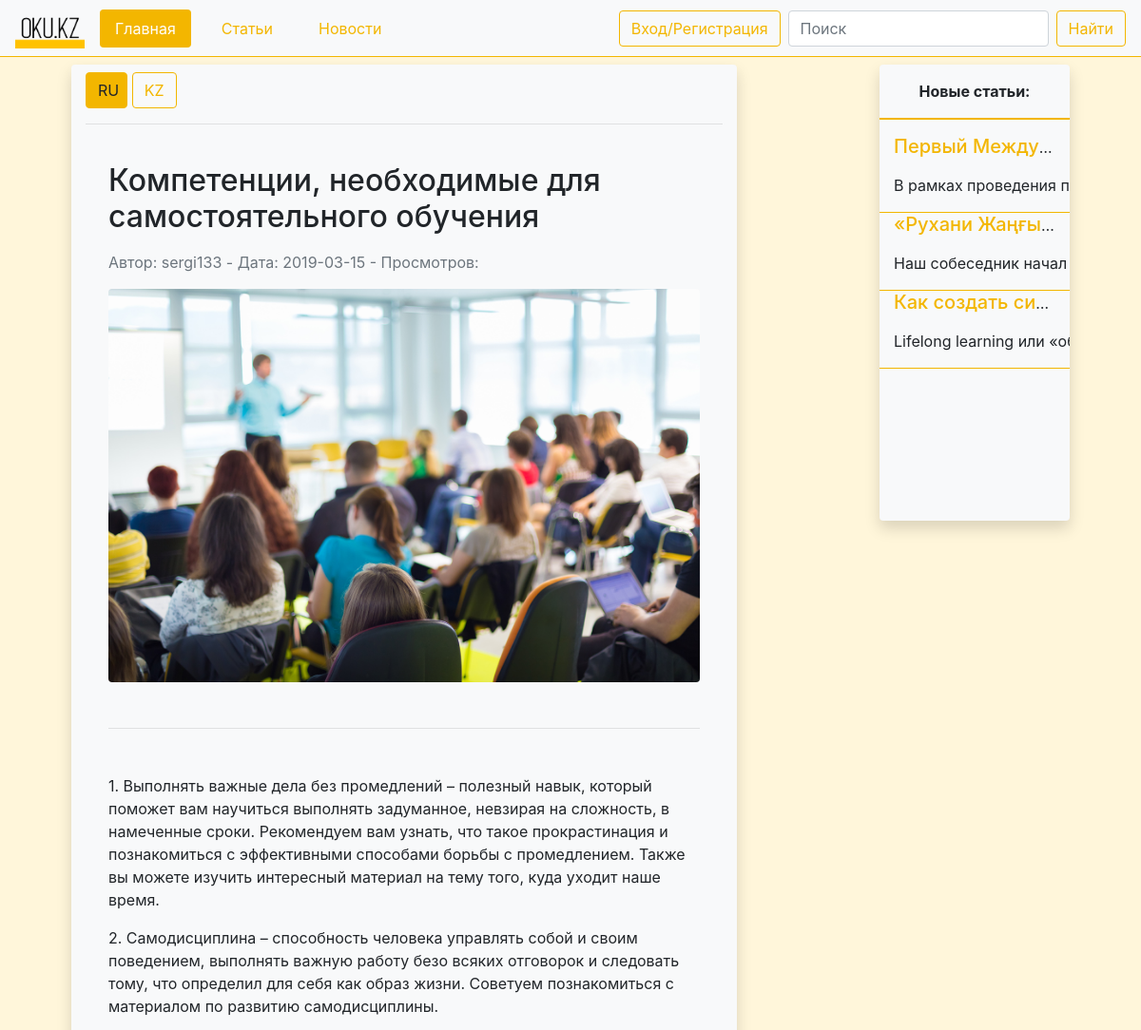
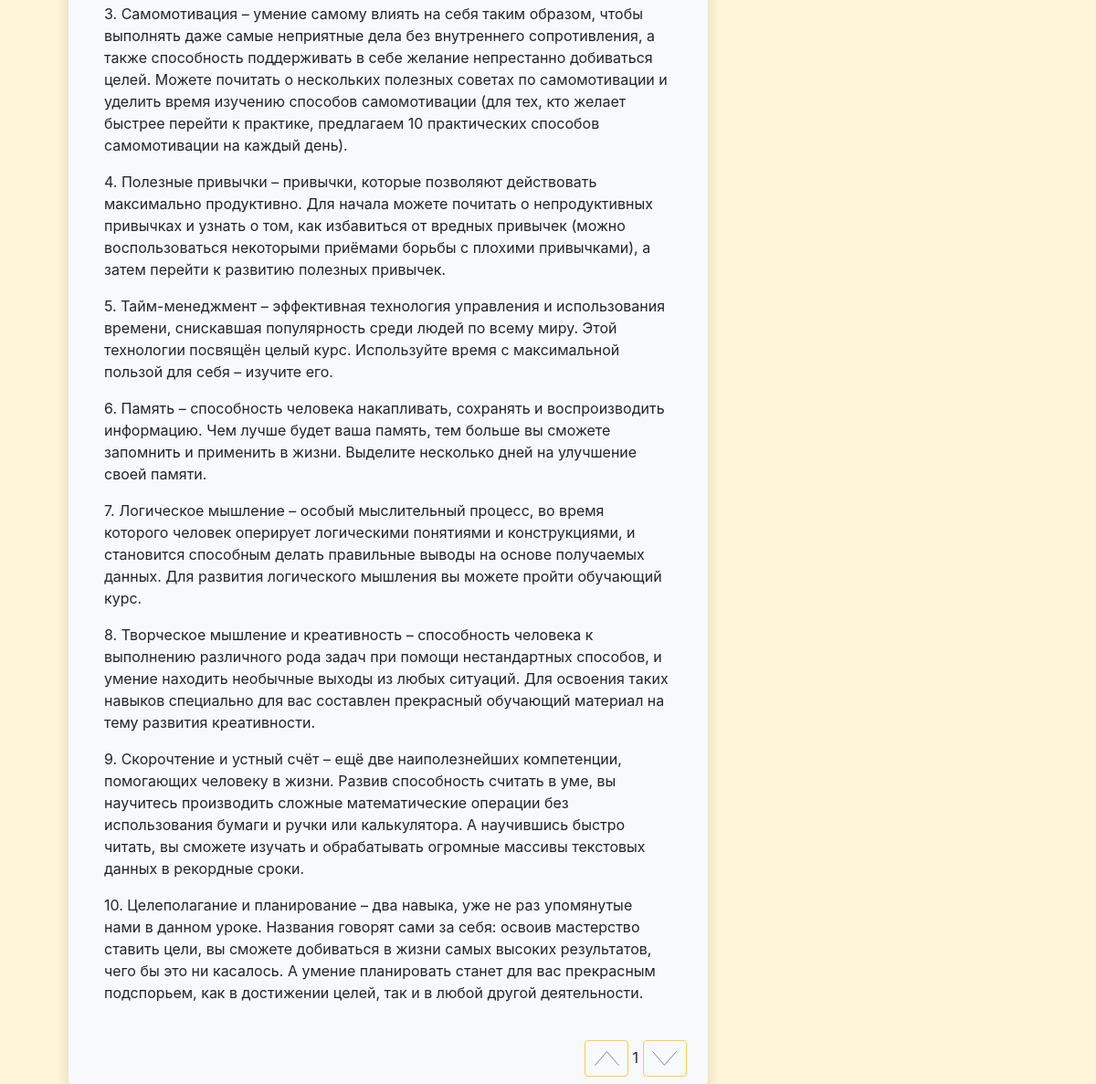
The page /article_blank.php?id=16 on the database its author committed (2 pictures, top to bottom).
### tables this page shows
CREATE TABLE `article` (
  `ID` int(11) NOT NULL,
  `Type` text NOT NULL,
  `Zagolovok` text NOT NULL,
  `Tekst` text NOT NULL,
  `ISKZ` text NOT NULL,
  `KZZagolovok` text NOT NULL,
  `KZ` text NOT NULL,
  `Avtor` text NOT NULL,
  `Date` date NOT NULL,
  `Kartinka` text NOT NULL
);

### article_blank.php (the view, shortened to what this page needs)
<!doctype html>
<html lang="en">
<head>
    <link rel="stylesheet" href="styler/style.css"
    <meta charset="UTF-8">
</head>
<body class="body-bg">
<nav class="navbar navbar-expand-md bg-light navbar-light border-bottom border-pr mb-2">
<a href='index.php'><img class="logo mr-2" src="img/logoB1.png" width="73" height="43"></a>
    <div class="collapse navbar-collapse" id="testnavbar1">
        <ul class="nav nav-pills my-lg-0 my-2">
            <li class="nav-item px-2">
                <a class="nav-link active" href="index.php">Главная <span class="sr-only">(current)</span></a>
            </li>
            <li class="nav-item px-2">
                <a class="nav-link" href="articles.php">Статьи</a>
            </li>
            <li class="nav-item px-2">
                <a class="nav-link" href="news.php">Новости</a>
            </li>
        </ul>
        <?php
        if (isset($_SESSION['login'])){
            echo "<a href='create.php' id='create' class='nav-link btn btn-outline-primary mx-lg-auto mx-sm-0 my-lg-0 my-2'>Написать</a>";
            echo "<div id='logout-block' class='inline mr-3 my-lg-0 my-2'><form action='logout.php'><span class='border border-primary rounded p-2 mr-2'>{$_SESSION['login']}</span><button type='submit' id='logout' class='btn btn-outline-primary py-2'>Выйти</button></form></div>";
        }else{
            echo '<button id="logregbtn" type="button" class="inline ml-auto btn btn-outline-primary mr-2">Вход/Регистрация</button>';
        }?>
        <form class="form-inline" action='search.php' method='get'>
            <input id='srch-input' class="form-control mr-sm-2" type="search" placeholder="Поиск" aria-label="Search" name='search_query'>
            <button id='srch-button' class="btn btn-outline-primary my-2 my-sm-0" type="submit">Найти</button>
        </form>
    </div>
</nav>
<div class="row mx-0">
    <div class="col-12 col-lg-7 bg-light mx-auto rounded py-2 shadow">
        <?php
        $id=$_GET['id'];
        include "db.php";
        $res=mysqli_query($db,"SELECT * FROM `article` WHERE `ID` LIKE $id");
        $myrow=mysqli_fetch_assoc($res);
        $zag=$myrow['Zagolovok'];
        $Text1=$myrow['Tekst'];
        $iskz=$myrow['ISKZ'];
        $zagkz=$myrow['KZZagolovok'];
        $Author=$myrow['Avtor'];
        $Date=$myrow['Date'];
        $jpg=$myrow['Kartinka'];
        if ($iskz)
        {
            echo "<button id='RU' class='pr-2 btn btn-primary slb'>RU</button> <button id='KZ' class='btn btn-outline-primary slb'>KZ</button>"
        ;}
        else{echo "<button id='RU' class='pr-2 btn btn-primary slb'>RU</button> <button id='KZ' class='btn btn-outline-primary slb' disabled>KZ</button>";};
        echo"<hr>
        <div id='article-text' class='p-4'>
        <h2 id='ruz' class='mb-3'>$zag</h2>
        <h2 id='kzz' class='mb-3 d-none'>$zagkz</h2>
        <p class='text-muted mb-3'>Автор: $Author - Дата: $Date - Просмотров: </p>
        <img class='home-img rounded mx-auto d-block img-fluid' src='$jpg' alt='Здесь должна была быть картинка'>
        <hr class='my-5'><div id='text1'>$Text1</div>";
            $i=0;
            $pg=$_GET['id'];
            $res2=mysqli_query($db,"SELECT * FROM `rating` WHERE `post` = $pg");
            while($row2 = mysqli_fetch_array($res2)) {
                if ($row2['action']==='upvote'){$i++;}
            }
        if (!isset($_SESSION['logID'])){
            echo "</div>
        <div class='likecont ml-auto'>
            <button id='upvote' class=\"btn btn-outline-primary\" disabled></button>
            <div data-id=\"$pg\" id=\"likediv\" class=\"d-inline-block\">$i</div>
            <button id='downvote' class=\"btn btn-outline-primary\" disabled></button>
        </div>";
        }
        ?>
    </div>
    <div class="d-none d-lg-block col-2 mx-auto rounded px-0">
        <div class="bg-secondary w-100 sidebar-block rounded pt-3 shadow">
            <p class="text-center font-weight-bold">Новые статьи:</p>
            <hr class="border-primary border w-100z"><?php
            $db=mysqli_connect("localhost","root","","reg");
            mysqli_query($db,"set names 'utf8'");
            $res1=mysqli_query($db,"SELECT * FROM `article` ORDER BY `Date` DESC LIMIT 5");
            while($row = mysqli_fetch_array($res1)) {
                $id=$row['ID'];
                $zag=$row['Zagolovok'];
                $Text1=iconv_substr($row['Tekst'],0,40).'...';
                echo "<div class=\"row bg-light border-primary border-bottom mx-0\">
                <div class=\"col-12 align-self-center text-truncate\"><a class=\"h5 text-decoration-none\" href=\"article_blank.php?id=$id\">$zag</a></div>
                <div class=\"col-12 text-truncate\"><p class=\"text-muted\">$Text1</p></div>
        </div>";
            }
            ?>
        </div>
    </div>
</div>
</body>
</html>

### rows shown on the page
article: Zagolovok "Компетенции, необходимые для самостоятельного обучения", Avtor "sergi133", Date "2019-03-15", Kartinka (picture), Tekst "1. Выполнять важные дела без промедлений – полезный навык, который поможет вам научиться выполнять задуманное, невзирая на сложность, в намеченные сроки. Рекомендуем вам узнать, что такое прокрастинация и познакомиться с эффективными способами борьбы с промедлением. Также вы можете изучить интересный материал на тему того, куда уходит наше время. 2. Самодисциплина – способность человека управлять собой и своим поведением, выполнять важную работу безо всяких отговорок и следовать тому, что определил для себя как образ жизни. Советуем познакомиться с материалом по развитию самодисциплины. 3. Самомотивация – умение самому влиять на себя таким образом, чтобы выполнять даже самые неприятные дела…"
article: Zagolovok "Первый Между…", Tekst "В рамках проведен…"
article: Zagolovok "«Рухани Жаңғы…", Tekst "Наш собеседник на…"
article: Zagolovok "Как создать си…", Tekst "Lifelong learning ил…"

### other values the page prints
$i "1"
